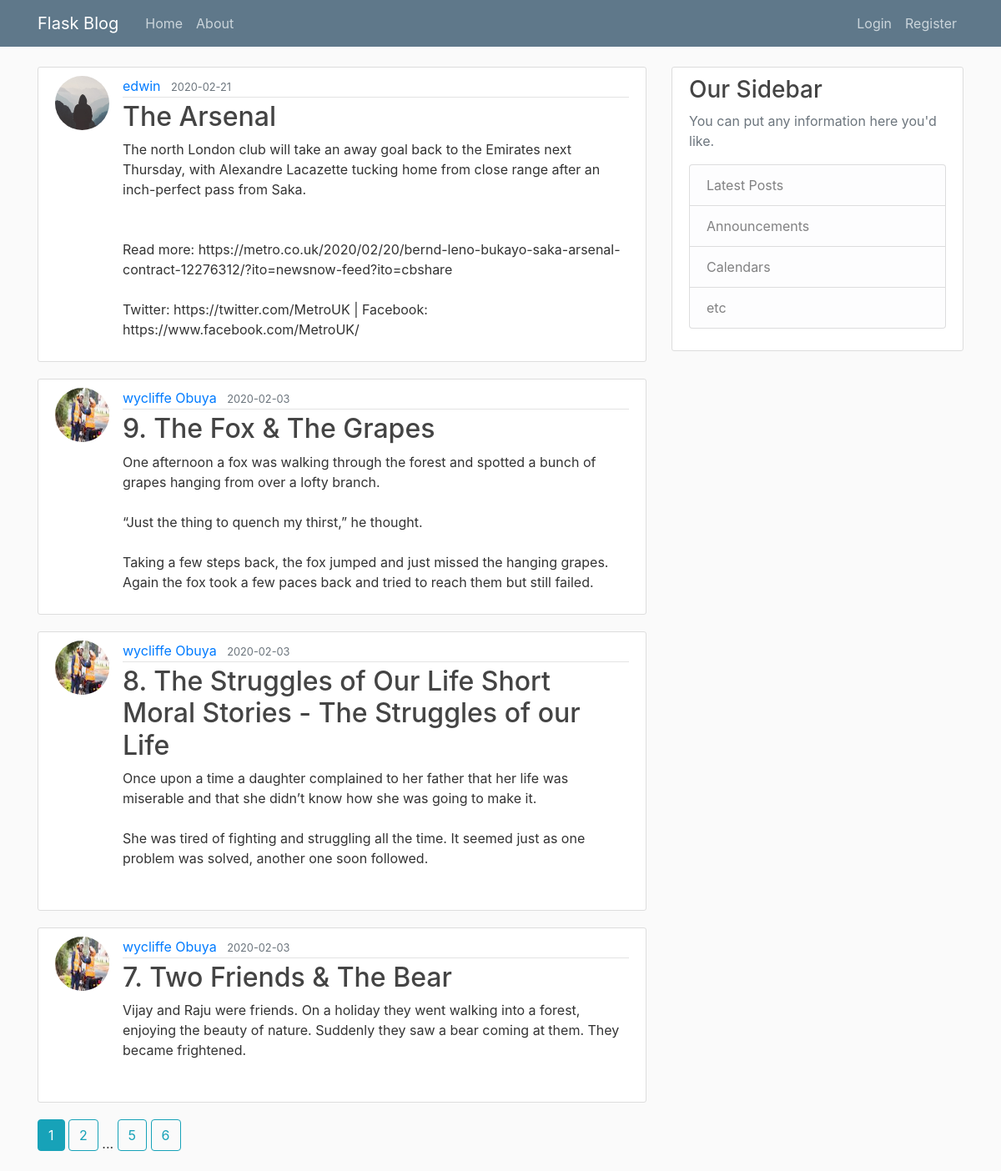
The page /home on the database its author committed.
### blog/models.py (models this page shows, shortened)
class Post(db.Model):
    id=db.Column(db.Integer, primary_key=True)
    title=db.Column(db.String(20), nullable=False)
    date_posted=db.Column(db.DateTime, nullable=False, default=datetime.utcnow)
    content=db.Column(db.Text, nullable=False)
    user_id=db.Column(db.Integer, db.ForeignKey('user.id'), nullable=False)

class User(db.Model, UserMixin):
    id=db.Column(db.Integer, primary_key=True)
    username=db.Column(db.String(20),nullable=False,unique=True)
    email=db.Column(db.String(120),nullable=False,unique=True)
    image_file=db.Column(db.String(20),nullable=False,default='default.jpg')
    password=db.Column(db.String(60),nullable=False,)
    posts=db.relationship('Post', backref='user', lazy=True)

### blog/main/routes.py (the view)
@main.route("/")
@main.route("/home")
def home():
    page=request.args.get('page', 1, type=int)
    posts=Post.query.order_by(Post.date_posted.desc()).paginate(page=page, per_page=4)
    return render_template("home.html",posts=posts)

### blog/templates/home.html
{% extends "layout.html" %}
{% block content %}
    {% for post in posts.items %}
        <article class="media content-section">
          <img src="{{url_for('static', filename='profile/' + post.user.image_file)}}" alt="" class="rounded-circle article-img">
          <div class="media-body">
            <div class="article-metadata">
              <a class="mr-2" href="{{ url_for('users.user_post',username=post.user.username )}}">{{ post.user.username }}</a>
              <small class="text-muted">{{ post.date_posted.strftime('%Y-%m-%d') }}</small>
            </div>
            <h2><a class="article-title" href="{{url_for('posts.post', post_id=post.id)}}">{{ post.title }}</a></h2>
            <p class="article-content">{{ post.content }}</p>
          </div>
        </article>
    {% endfor %}
    {% for page_num in posts.iter_pages( left_current=1, right_current=2) %}
      {% if page_num %}
        {% if posts.page == page_num %}
        <a class='btn btn-info mb-4' href="{{url_for('main.home', page=page_num)}}">{{page_num}}</a>
        {% else %}
        <a class='btn btn-outline-info mb-4' href="{{url_for('main.home', page=page_num)}}">{{page_num}}</a>
        {% endif %}
      {% else %}
      ...
      {% endif %}
    {% endfor %}
{% endblock content %}

### blog/templates/layout.html (shortened to what this page needs)
<!DOCTYPE html>
<html lang="en">
<head>
  <link rel="stylesheet" href="https://stackpath.bootstrapcdn.com/bootstrap/4.4.1/css/bootstrap.min.css">
  <link rel="stylesheet" type="text/css" href="{{ url_for('static', filename='main.css') }}">
</head>
<body>
  <header class="site-header">
  <nav class="navbar navbar-expand-md navbar-dark bg-steel fixed-top">
    <div class="container">
      <a class="navbar-brand mr-4" href="/">Flask Blog</a>
      <div class="collapse navbar-collapse" id="navbarToggle">
        <div class="navbar-nav mr-auto">
          <a class="nav-item nav-link" href="{{ url_for('main.home') }}">Home</a>
          <a class="nav-item nav-link" href="{{ url_for('main.about') }}">About</a>
        </div>
        <div class="navbar-nav">
          {% if current_user.is_authenticated %}
          <a class="nav-item nav-link" href="{{ url_for('posts.new_post') }}">New Post</a>
          <a class="nav-item nav-link" href="{{ url_for('users.account') }}">account</a>
          <a class="nav-item nav-link" href="{{ url_for('users.logout') }}">logout</a>
          {% else %}
          <a class="nav-item nav-link" href="{{ url_for('users.login') }}">Login</a>
          <a class="nav-item nav-link" href="{{ url_for('users.register') }}">Register</a>
          {% endif %}
        </div>
      </div>
    </div>
  </nav>
</header>
<main role="main" class="container">
  <div class="row">
    <div class="col-md-8">
      {% block content %}{% endblock %}
    </div>
    <div class="col-md-4">
      <div class="content-section">
        <h3>Our Sidebar</h3>
        <p class='text-muted'>You can put any information here you'd like.
          <ul class="list-group">
            <li class="list-group-item list-group-item-light">Latest Posts</li>
            <li class="list-group-item list-group-item-light">Announcements</li>
            <li class="list-group-item list-group-item-light">Calendars</li>
            <li class="list-group-item list-group-item-light">etc</li>
          </ul>
        </p>
      </div>
    </div>
  </div>
</main>
</body>
</html>

### blog/static/main.css (style rules this page uses)
body { background: #fafafa; color: #333333; margin-top: 5rem; }
h1, h2, h3, h4, h5, h6 { color: #444444; }
.bg-steel { background-color: #5f788a; }
.site-header .navbar-nav .nav-link { color: #cbd5db; }
.content-section { background: #ffffff; padding: 10px 20px; border: 1px solid #dddddd; border-radius: 3px; margin-bottom: 20px; }
.article-title { color: #444444; }
.article-content { white-space: pre-line; }
.article-img { height: 65px; width: 65px; margin-right: 16px; }
.article-metadata { padding-bottom: 1px; margin-bottom: 4px; border-bottom: 1px solid #e3e3e3 }

### rows shown on the page
Post: image_file (placeholder picture), user.username "edwin", date_posted "2020-02-21", title "The Arsenal", content "The north London club will take an away goal back to the Emirates next Thursday, with Alexandre Lacazette tucking home from close range after an inch-perfect pass from Saka. Read more: https://metro.co.uk/2020/02/20/bernd-leno-bukayo-saka-arsenal-contract-12276312/?ito=newsnow-feed?ito=cbshare Twitter: https://twitter.com/MetroUK | Facebook: https://www.facebook.com/MetroUK/"
Post: image_file (picture), user.username "wycliffe Obuya", date_posted "2020-02-03", title "9. The Fox & The Grapes", content "One afternoon a fox was walking through the forest and spotted a bunch of grapes hanging from over a lofty branch. “Just the thing to quench my thirst,” he thought. Taking a few steps back, the fox jumped and just missed the hanging grapes. Again the fox took a few paces back and tried to reach them but still failed."
Post: image_file (picture), user.username "wycliffe Obuya", date_posted "2020-02-03", title "8. The Struggles of Our Life Short Moral Stories - The Struggles of our Life", content "Once upon a time a daughter complained to her father that her life was miserable and that she didn’t know how she was going to make it. She was tired of fighting and struggling all the time. It seemed just as one problem was solved, another one soon followed."
Post: image_file (picture), user.username "wycliffe Obuya", date_posted "2020-02-03", title "7. Two Friends & The Bear", content "Vijay and Raju were friends. On a holiday they went walking into a forest, enjoying the beauty of nature. Suddenly they saw a bear coming at them. They became frightened."

### other values the page prints
{{ page_num }} "1"
{{ page_num }} "2" "5" "6"
